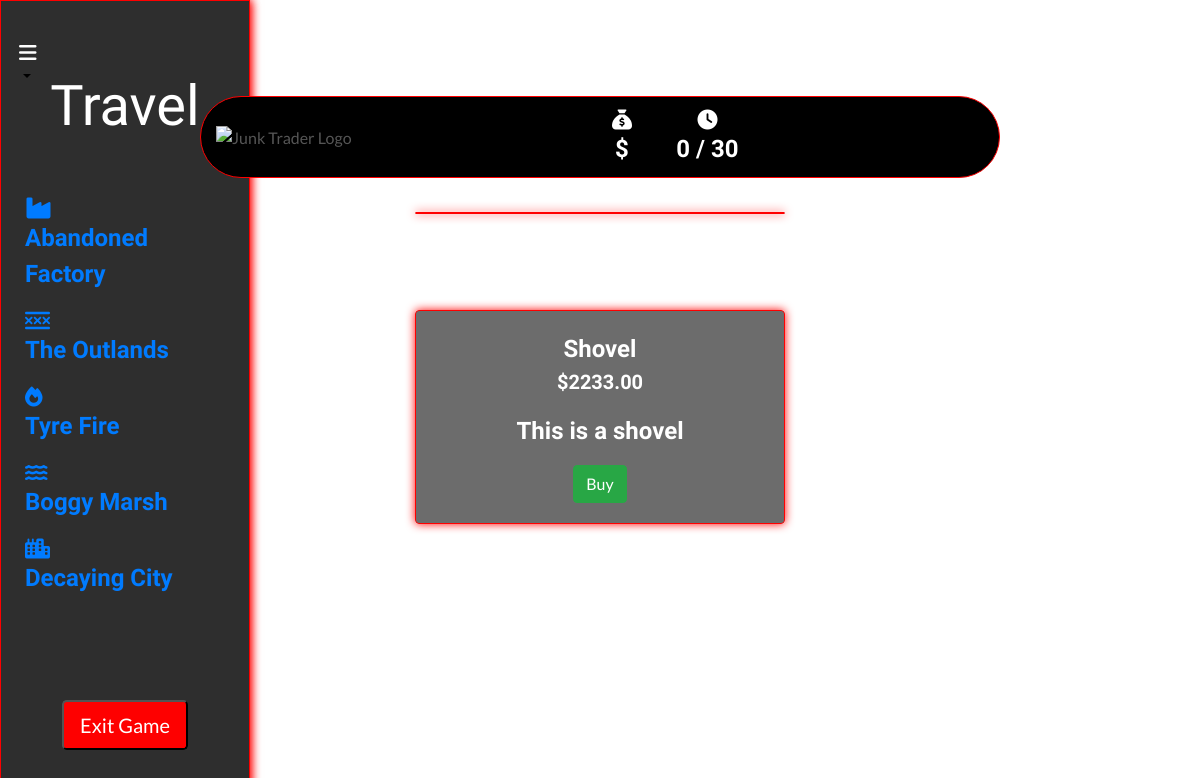
Screenshot of /collectables/1/ with the database file from the repository.
### collectables/models.py (models this page shows, shortened)
class Collectable(models.Model):
    name = models.CharField(max_length=254)
    description = models.TextField()
    price = models.DecimalField(max_digits=6, decimal_places=2)
    previous_price = models.DecimalField(max_digits=10, decimal_places=2, default=0)
    image_url = models.URLField(max_length=1024, null=True, blank=True)
    image = models.ImageField(null=True, blank=True)
    glb_file = models.FileField(upload_to='glb_files/', null=True, blank=True)

### collectables/views.py (the view)
# urls.py: path('<int:collectable_id>/', views.collectable_detail, name='collectable_detail'),
def collectable_detail(request, collectable_id):
    collectable = get_object_or_404(Collectable, pk=collectable_id)
    context = {
        'collectable': collectable,
    }
    return render(request, 'collectables/collectable_detail.html', context)

### backpack/contexts.py (called while the page is built, shortened)
def backpack_contents(request):
    backpack_items = []
    total = 0
    total_quantity = 0
    collectable_count = 0
    backpack = request.session.get('backpack', {})
    grand_total = total
    context = {
        'backpack_items': backpack_items,
        'total': total,
        'total_quantity': total_quantity,
        'collectable_count': collectable_count,
        'grand_total': grand_total,
    }
    return context

def total_amount(request):
    total_amount = [0]
    return {'total_amount': total_amount}

def days_played(request):
    return {'days_played': request.session.get('days_played', 0)}

### collectables/templates/collectables/collectable_detail.html (shortened to what this page needs)
{% extends "base.html" %}
{% load static %}
{% block page_header %}
<div class="container header-container">
</div>
{% endblock %}
{% block content %}
<div class="container-fluid">
    <div class="row">
        <div class="col-md-3">
            <div class="fixed-panel">
                {% include 'includes/fixed_panel.html' %}
            </div>
        </div>
    </div>
</div>
<div class="container-fluid">
    <div class="row justify-content-center">
        <div class="col-12 col-md-6 col-lg-4">
            <div class="card box my-5">
            </div>
        </div>
    </div>
    <div class="row justify-content-center">
        <div class="col-12 col-md-6 col-lg-4">
            <div class="card box product-details-container mb-5 mt-md-5">
                <div class="card-body text-white text-center">
                    <p class="card-title mb-0">{{ collectable.name }}</p>
                    <p class="lead mb-0 font-weight-bold">${{ collectable.price }}</p>
                    <p class="card-text mt-3">{{ collectable.description }}</p>
                    <button type="button" class="btn btn-success" data-toggle="modal" data-target="#buyModal{{ collectable.id }}">
                        Buy
                    </button>
                </div>
            </div>
        </div>
    </div>
</div>
{% endblock %}

### static/css/base.css (style rules this page uses)
html { height: 100%; }
body { background: url('/media/bg_image.png') no-repeat center center fixed; background-size: cover; height: calc(100vh - 164px); color: #555; font-family: 'Lato'; }
p, h1, h2, h3, h4, h5, h6 { font-family: "Amatic SC", sans-serif; font-weight: 700; font-size: x-large; font-style: normal; }
.box { border: 1px solid red; box-shadow: 0 0 10px red; background-color: #00000093; }
.fixed-panel { position: fixed; top: 0; bottom: 0; left: 0; width: 250px; border: 1px solid red; box-shadow: 0 0 10px red; background-color: #00000093; overflow-y: auto; }
@media (min-width: 1200px) { .container { max-width: 80%; } }
@media (min-width: 992px) { .header-container { padding-top: 164px; } }

### rows the page displays
Collectable: name "Shovel", price "2233.00", description "This is a shovel"

### other values shown
{{ days_played }} "0"
